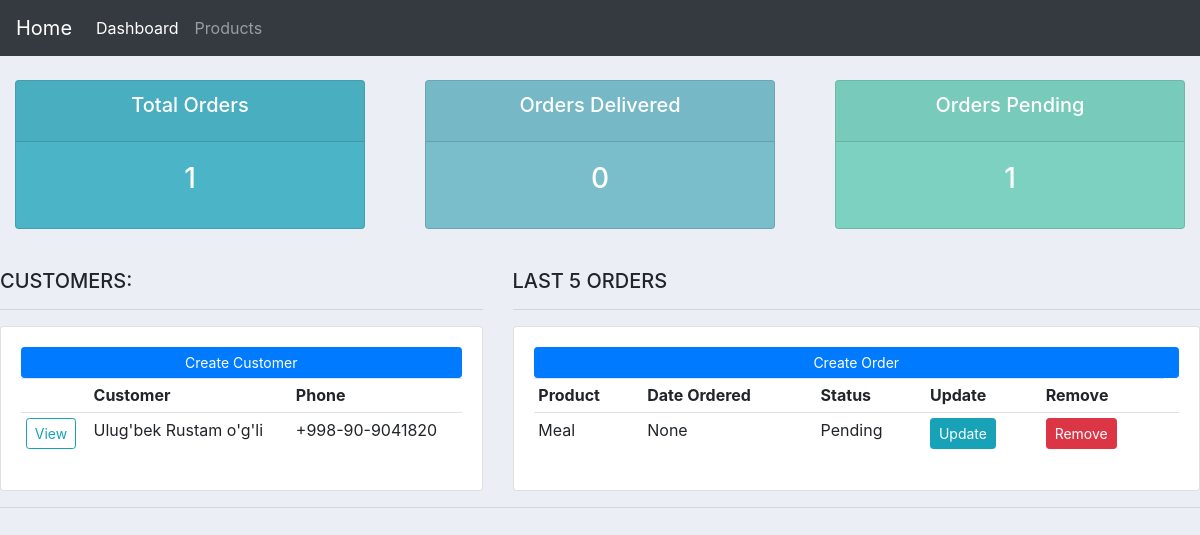
The app's page /, older data.
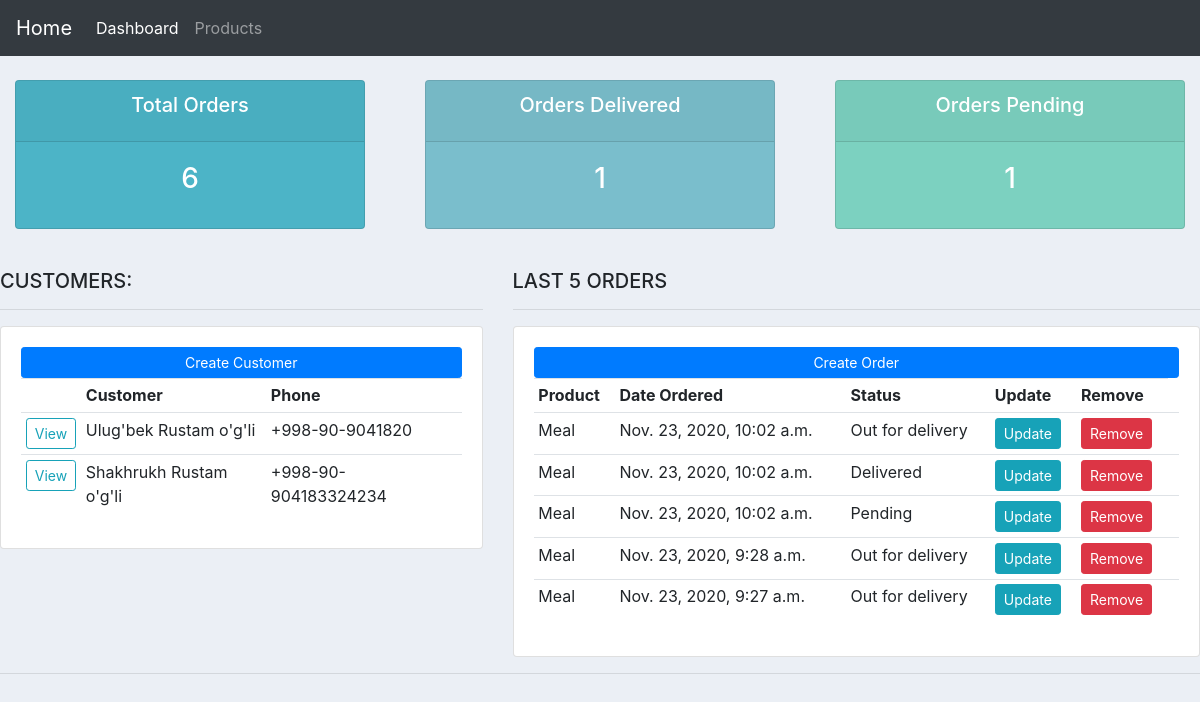
The same page, newer data.
### accounts/models.py (models this page shows, shortened)
class Customer(models.Model):
    name = models.CharField(max_length=30, null=True)
    phone = models.CharField(max_length=20, null=True)
    email = models.CharField(max_length=50, null=True)
    date_created = models.DateField(auto_now_add=True)

class Order(models.Model):
    STATUS = (
        ("Pending", "Pending"),
        ("Out for delivery", "Out for delivery"),
        ("Delivered", "Delivered"),
    )
    product = models.ForeignKey(Product, null=True, on_delete=models.SET_NULL)
    customer = models.ForeignKey(Customer, null=True, on_delete=models.SET_NULL)
    date_created = models.DateTimeField(auto_now_add=True)
    status = models.CharField(max_length=30, null=True, choices=STATUS)
    tag = models.ManyToManyField(Tag)

class Product(models.Model):
    CATEGORY = (
        ("Indoor", "Indoor"),
        ("Outdoor", "Outdoor"),
    )
    name = models.CharField(max_length=30, null=True)
    price = models.FloatField(null=True)
    category = models.CharField(max_length=30, null=True, choices=CATEGORY)
    description = models.CharField(max_length=200,
                                   null=True,
                                   default="No description",
                                   blank=True,
                                   )
    date_created = models.DateField(auto_now_add=True, null=True)

### accounts/views.py (the view)
# urls.py: path("", views.home_view, name="home"),
def home_view(request):
    orders = models.Order.objects.all()
    total_orders = orders.count()
    orders_delivered = orders.filter(status="Delivered").count()
    orders_pending = orders.filter(status="Pending").count()
    last_five_orders = orders.order_by("-date_created",)[0:5]
    customers = models.Customer.objects.all()
    context = {"orders": orders,
               "total_orders": total_orders,
               "orders_delivered": orders_delivered,
               "orders_pending": orders_pending,
               "last_five_orders": last_five_orders,
               "customers": customers, }
    return render(request, "accounts/dashboard.html", context)

### accounts/templates/accounts/dashboard.html
{%  extends 'accounts/main.html' %}
{% block content %}
{%  include 'accounts/status.html' %}
<br>
<div class="row">
	<div class="col-md-5">
		<h5>CUSTOMERS:</h5>
		<hr>
		<div class="card card-body">
			<a class="btn btn-primary  btn-sm btn-block" href="{% url 'createCustomer' %}">Create Customer</a>
			<table class="table table-sm">
				<tr>
                    <th></th>
					<th>Customer</th>
					<th>Phone</th>
				</tr>
                {% for customer in customers %}
                    <tr>
                    <td><a class="btn btn-outline-info btn-sm" href="{% url "customer" customer.id %}">View</a></td>
                    <td>{{ customer.name }}</td>
                    <td>{{ customer.phone }}</td>
                    </tr>
                {% endfor %}
			</table>
		</div>
	</div>
	<div class="col-md-7">
		<h5>LAST 5 ORDERS</h5>
		<hr>
		<div class="card card-body">
			<a class="btn btn-primary  btn-sm btn-block" href="{% url 'createOrder' %}">Create Order</a>
			<table class="table table-sm">
				<tr>
					<th>Product</th>
					<th>Date Ordered</th>
					<th>Status</th>
					<th>Update</th>
					<th>Remove</th>
				</tr>
                {% for order in last_five_orders %}
                    <tr>
                    <td>{{ order.product.name }}</td>
                    <td>{{ order.date_created }}</td>
                    <td>{{ order.status }}</td>
                    <td><a class="btn btn-sm btn-info"href="{% url "updateOrder" order.id %}?next={{ request.path }}">Update</a></td>
                    <td><a class="btn btn-sm btn-danger"href="{% url 'deleteOrder' order.id %}?next={{ request.path }}">Remove</a><td>
                    </tr>
                {% endfor %}
			</table>
		</div>
	</div>
</div>
{% endblock %}

Row changes from the older to the newer data that the page shows:
removed Order: product.name "Meal", date_created "None", status "Pending"
added Customer: name "Shakhrukh Rustam o'g'li", phone "+998-90-904183324234"
added Order: product.name "Meal", date_created "Nov. 23, 2020, 10:02 a.m.", status "Out for delivery"
added Order: product.name "Meal", date_created "Nov. 23, 2020, 10:02 a.m.", status "Delivered"
added Order: product.name "Meal", date_created "Nov. 23, 2020, 10:02 a.m.", status "Pending"
added Order: product.name "Meal", date_created "Nov. 23, 2020, 9:28 a.m.", status "Out for delivery"
added Order: product.name "Meal", date_created "Nov. 23, 2020, 9:27 a.m.", status "Out for delivery"
Text that changed along with them:
{{ total_orders }}: "1" → "6"
{{ orders_delivered }}: "0" → "1"
